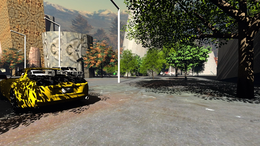
%> input picture depthmap_freeview_ex/deep_learning_dataset/left.png, 260 x 146 px, shrunk from 960 x 540 before the run
$ octave DIBR_forward_inverse_left_only.m   (GNU Octave 9; MATLAB toolbox functions it lacks are replaced by stand-ins)
%> lines starting %> are read from the running program, lines starting %| are printed output that depends on the picture; long printed decimals are rounded
### depthmap_freeview_ex/d_pixel2world.m
function world_coord = d_pixel2world(depth, fx, fy, ox, oy)
    [height, width] = size(depth);
    world_coord = zeros(3, width*height);

    x_im = 1:width;
    y_im = 1:height;
    [X_IM, Y_IM] = meshgrid(x_im, y_im);
    X_IM = reshape(X_IM, [1, width*height]);
    Y_IM = reshape(Y_IM, [1, width*height]);
    idx = (Y_IM - 1).*width + X_IM;
    depth_reshape = reshape(depth(y_im, x_im), [1, width*height]);

    world_coord(1, idx) = (X_IM - ox).*(depth_reshape/fx);
    world_coord(2, idx) = (Y_IM - oy).*(depth_reshape/fy);
    world_coord(3, idx) = depth_reshape;
end

### depthmap_freeview_ex/rotate_translate.m
function [world_coord_rt, rot_mat, t_mat] = rotate_translate(world_coord, alpha, beta, gamma, tx, ty, tz)
    % Rotation and Translation matrix
    rot_x = [1 0 0;0 cos(alpha) -sin(alpha);0 sin(alpha) cos(alpha)];
    rot_y = [cos(beta) 0 sin(beta);0 1 0;-sin(beta) 0 cos(beta)];
    rot_z = [cos(gamma) -sin(gamma) 0;sin(gamma) cos(gamma) 0;0 0 1];
    rot_mat = rot_z*rot_y*rot_x;
    t_mat = [tx ty tz]';

    [coord_num, length] = size(world_coord);
    world_coord_rt = zeros(coord_num, length);
    idx = 1:length;
    world_coord_rt(:, idx) = rot_mat*(world_coord(:, idx) - t_mat);
end

### depthmap_freeview_ex/d_world2pixel.m
function [im_another_point,depth_another_point] = d_world2pixel(world_coord, ref_image, fx, fy, ox, oy)
    % Find pixel position if project to image plane with R|T applied points
    [height, width, ~] = size(ref_image);
    depth_expected = zeros(3, width*height);
    idx = 1:width*height;
    depth_expected(1, idx) = world_coord(1, idx)*fx./world_coord(3, idx) + ox;
    depth_expected(2, idx) = world_coord(2, idx)*fy./world_coord(3, idx) + oy;
    depth_expected(3, idx) = world_coord(3, idx);
    depth_expected = round(depth_expected); % round

    % Locate expected pixel postion to real image
    im_another_point = uint8(zeros(size(ref_image)));
    depth_another_point = single(zeros(height, width));
    for idx = 1:width*height
        if mod(idx, width) == 0
            im1_rows = width;
            im1_cols = fix(idx / width);
        else
            im1_rows = mod(idx, width);
            im1_cols = fix(idx / width) + 1;
        end

        if depth_expected(1, idx) > 0 ...
           && depth_expected(2, idx) > 0 ...
           && depth_expected(1, idx) <= width...
           && depth_expected(2, idx) <= height
            if depth_another_point(depth_expected(2, idx), depth_expected(1, idx)) == 0
                im_another_point(depth_expected(2, idx), depth_expected(1, idx), :) = ref_image(im1_cols, im1_rows, :);
                depth_another_point(depth_expected(2, idx), depth_expected(1, idx)) = depth_expected(3, idx);
            else
                if depth_another_point(depth_expected(2, idx), depth_expected(1, idx)) > depth_expected(3, idx)
                    im_another_point(depth_expected(2, idx), depth_expected(1, idx), :) = ref_image(im1_cols, im1_rows, :);
                    depth_another_point(depth_expected(2, idx), depth_expected(1, idx)) = depth_expected(3, idx);
                end
            end
        end
    end
end

### depthmap_freeview_ex/render_inverse_mapping.m
function im_another_point = render_inverse_mapping(world_coord, ref_image, fx, fy, ox, oy)
    % Find pixel position if project to image plane with R|T applied points
    [height, width, ~] = size(ref_image);
    depth_expected = zeros(3, width*height);

    idx = 1:width*height;
    depth_expected(1, idx) = world_coord(1, idx)*fx./world_coord(3, idx) + ox;
    depth_expected(2, idx) = world_coord(2, idx)*fy./world_coord(3, idx) + oy;
    depth_expected(3, idx) = world_coord(3, idx);

    depth_expected = round(depth_expected); % round

    % Locate expected pixel postion to real image
    im_another_point = uint8(zeros(size(ref_image)));
    for idx = 1:width*height
        if mod(idx, width) == 0
            im1_rows = width;
            im1_cols = fix(idx / width);
        else
            im1_rows = mod(idx, width);
            im1_cols = fix(idx / width) + 1;
        end

        if depth_expected(1, idx) > 0 ...
           && depth_expected(2, idx) > 0 ...
           && depth_expected(1, idx) <= width...
           && depth_expected(2, idx) <= height
        im_another_point(im1_cols, im1_rows, :) = ref_image(depth_expected(2, idx), depth_expected(1, idx), :);
        end
    end
end

### depthmap_freeview_ex/rotate_translate_reverse.m
function world_coord_rt = rotate_translate_reverse(world_coord, rot_mat, t_mat)
    [coord_num, length] = size(world_coord);
    world_coord_rt = zeros(coord_num, length);
    idx = 1:length;
    world_coord_rt(:, idx) = rot_mat\world_coord(:, idx) + t_mat;
end

### depthmap_freeview_ex/DIBR_forward_inverse_left_only.m
clear;
clc;
close all;

% Stereo image and disparity from
% https://github.com/roatienza/densemapnet
% https://lmb.informatik.uni-freiburg.de/resources/datasets/SceneFlowDatasets.en.html
dir_name = 'deep_learning_dataset\';
im1 = imread([dir_name 'left.png']);
%> im1 is the input picture: size 146x260x3 uint8; mean R, G, B 106.8, 102.3, 84.7

[height, width, ~] = size(im1);
%> height = 146; width = 260
fx = 15;
fy = 15;
ox = width/2;
%> ox = 130
oy = height/2;
%> oy = 73
baseline = 100; % I can't find where is baseline information for dataset, just set 100

disparityMap_gt = double(imread([dir_name 'disparity_gt.png']));
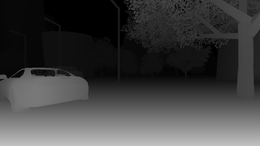
%> input picture depthmap_freeview_ex/deep_learning_dataset/disparity_gt.png, 260 x 146 px, shrunk from 960 x 540 before the run
%> disparityMap_gt: size 146x260 double; min 0, max 192, mean 64.3; mean of the top-left, top-right, bottom-left and bottom-right quarters 9, 37.3, 112.5, 98.3
disparityMap_predict = double(imread([dir_name 'disparity_predict.png']));
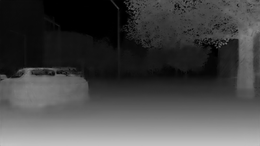
%> input picture depthmap_freeview_ex/deep_learning_dataset/disparity_predict.png, 260 x 146 px, shrunk from 960 x 540 before the run
%> disparityMap_predict: size 146x260 double; min 0, max 194, mean 70.6; mean of the top-left, top-right, bottom-left and bottom-right quarters 12.6, 53.7, 114.9, 101.2
depth_gt = baseline * fx ./ (disparityMap_gt);
depth_predict = baseline * fx ./ (disparityMap_predict);
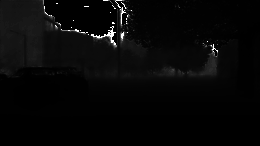
%> depth_predict: size 146x260 double; 5.8% of the values are NaN or infinite; the others: min 7.73, max 1500, mean 56.29; drawn with min black, max white, NaN and infinite black

% Pixel coordinate to world coordinate (mm)
world_coord_gt = d_pixel2world(depth_gt, fx, fy, ox, oy);
world_coord_predict = d_pixel2world(depth_predict, fx, fy, ox, oy);

% Rotate and translate with R|T matrix
alpha = 0;
beta = 0;
gamma = 0;
tx = -100;
ty = 0;
tz = 0;

[world_coord_rt_gt, rot_mat_gt, t_mat_gt] = rotate_translate(world_coord_gt, alpha, beta, gamma, tx, ty, tz);
%> rot_mat_gt = [1 0 0; 0 1 0; 0 0 1]; t_mat_gt = [-100; 0; 0]
[world_coord_rt_predict, rot_mat_predict, t_mat_predict] = rotate_translate(world_coord_predict, alpha, beta, gamma, tx, ty, tz);
%> rot_mat_predict = [1 0 0; 0 1 0; 0 0 1]; t_mat_predict = [-100; 0; 0]

% Find pixel position if project to image plane with R|T applied points
[im_another_point_gt, depth_another_point_gt] = d_world2pixel(world_coord_rt_gt, im1, fx, fy, ox, oy);
%> after the loop in d_world2pixel, `for idx = 1:width*height`: im1_cols = 146; im1_rows = 260
[im_another_point_predict, depth_another_point_predict] = d_world2pixel(world_coord_rt_predict, im1, fx, fy, ox, oy);

% dilate and erode depth map image
se1 = offsetstrel('ball', 6, 6);
se2 = offsetstrel('ball', 6, 6);
se3 = offsetstrel('ball', 2, 2);
depth_another_point_dial_gt = imdilate(depth_another_point_gt,se1);
depth_another_point_erod_gt = imerode(depth_another_point_dial_gt,se2);
depth_another_point_erod2_gt = imerode(depth_another_point_erod_gt,se3);

depth_another_point_dial_predict = imdilate(depth_another_point_predict,se1);
depth_another_point_erod_predict = imerode(depth_another_point_dial_predict,se2);
depth_another_point_erod2_predict = imerode(depth_another_point_erod_predict,se3);

% median filter depth map image
depth_another_point_median_gt = medfilt2(depth_another_point_gt, [7, 7]);
depth_another_point_median_predict = medfilt2(depth_another_point_predict, [7, 7]);

% bilateral filter depth map image
depth_another_point_bilate_gt = imbilatfilt(depth_another_point_gt);
depth_another_point_bilate_predict = imbilatfilt(depth_another_point_predict);

% Reproject to world coordinate with modified depth map image
world_coord_morpho_gt = d_pixel2world(depth_another_point_erod2_gt, fx, fy, ox, oy);
world_coord_median_gt = d_pixel2world(depth_another_point_median_gt, fx, fy, ox, oy);

world_coord_morpho_predict = d_pixel2world(depth_another_point_erod2_predict, fx, fy, ox, oy);
world_coord_median_predict = d_pixel2world(depth_another_point_median_predict, fx, fy, ox, oy);

% Rotate and translate to reverse direction(to origin)
world_coord_rt_reverse_morpho_gt = rotate_translate_reverse(world_coord_morpho_gt, rot_mat_gt, t_mat_gt);
world_coord_rt_reverse_median_gt = rotate_translate_reverse(world_coord_median_gt, rot_mat_gt, t_mat_gt);

world_coord_rt_reverse_morpho_predict = rotate_translate_reverse(world_coord_morpho_predict, rot_mat_predict, t_mat_predict);
world_coord_rt_reverse_median_predict = rotate_translate_reverse(world_coord_median_predict, rot_mat_predict, t_mat_predict);

% Render with inverse mapping
im_another_point_inverse_morpho_gt = render_inverse_mapping(world_coord_rt_reverse_morpho_gt, im1, fx, fy, ox, oy);
%> after the loop in render_inverse_mapping, `for idx = 1:width*height`:
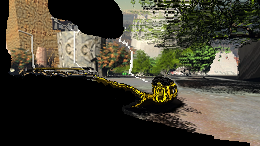
%> im_another_point: size 146x260x3 uint8; mean R, G, B 69.9, 66.1, 51.7
%> after the loop in render_inverse_mapping, `for idx = 1:width*height`: im1_cols = 146; im1_rows = 260
im_another_point_inverse_median_gt = render_inverse_mapping(world_coord_rt_reverse_median_gt, im1, fx, fy, ox, oy);
%> call 2 of render_inverse_mapping, with fx = 15, fy = 15, ox = 130, oy = 73
%> after the loop in render_inverse_mapping (call 2), `for idx = 1:width*height`:
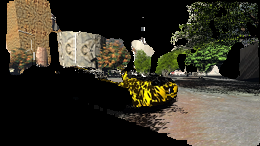
%> im_another_point: size 146x260x3 uint8; mean R, G, B 58, 54, 41.2
%> after the loop in render_inverse_mapping (call 2), `for idx = 1:width*height`: im1_cols = 146; im1_rows = 260

im_another_point_inverse_morpho_predict = render_inverse_mapping(world_coord_rt_reverse_morpho_predict, im1, fx, fy, ox, oy);
%> call 3 of render_inverse_mapping, with fx = 15, fy = 15, ox = 130, oy = 73
%> after the loop in render_inverse_mapping (call 3), `for idx = 1:width*height`:
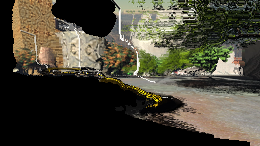
%> im_another_point: size 146x260x3 uint8; mean R, G, B 71.9, 68.3, 54.5
%> after the loop in render_inverse_mapping (call 3), `for idx = 1:width*height`: im1_cols = 146; im1_rows = 260
im_another_point_inverse_median_predict = render_inverse_mapping(world_coord_rt_reverse_median_predict, im1, fx, fy, ox, oy);
%> call 4 of render_inverse_mapping, with fx = 15, fy = 15, ox = 130, oy = 73
%> after the loop in render_inverse_mapping (call 4), `for idx = 1:width*height`:
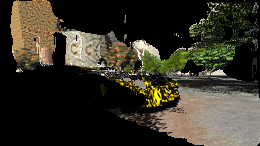
%> im_another_point: size 146x260x3 uint8; mean R, G, B 54.6, 50.8, 38.9

quality_check = 1;
if quality_check == 1
    % PSNR
    MSR_morpho = sum(sum(sum((im_another_point_inverse_morpho_gt - im_another_point_inverse_morpho_predict).^2)))/(width*height);
    MSR_median = sum(sum(sum((im_another_point_inverse_median_gt - im_another_point_inverse_median_predict).^2)))/(width*height);
    PSNR_morpho  = 10*log10((255^2)/MSR_morpho);
    PSNR_median = 10*log10((255^2)/MSR_median);

    % SSIM
    SSIM_morpho = ssim(im_another_point_inverse_morpho_gt, im_another_point_inverse_morpho_predict);
    SSIM_median = ssim(im_another_point_inverse_median_gt, im_another_point_inverse_median_predict);

    disp("PSNR result");
    disp(["Inverse mapping(morphorogical filter): " num2str(PSNR_morpho)]);
%| Inverse mapping(morphorogical filter): 26.6127
    disp(["Inverse mapping(median filter): " num2str(PSNR_median)]);
%| Inverse mapping(median filter): 26.6899
    disp("SSIM result");
    disp(["Inverse mapping(morphorogical filter): " num2str(SSIM_morpho)]);
%| Inverse mapping(morphorogical filter): 0.5645
    disp(["Inverse mapping(median filter): " num2str(SSIM_median)]);
%| Inverse mapping(median filter): 0.5873
end

% Test stereo show
figure(1);
imshow(im1);

figure(2);
subplot(1, 2, 1);
imshow(im_another_point_gt);
subplot(1, 2, 2);
imshow(im_another_point_predict);

figure(3);
subplot(1, 2, 1);
imshow(im_another_point_inverse_morpho_gt);
subplot(1, 2, 2);
imshow(im_another_point_inverse_morpho_predict);

figure(4);
subplot(1, 2, 1);
imshow(im_another_point_inverse_median_gt);
subplot(1, 2, 2);
imshow(im_another_point_inverse_median_predict);
